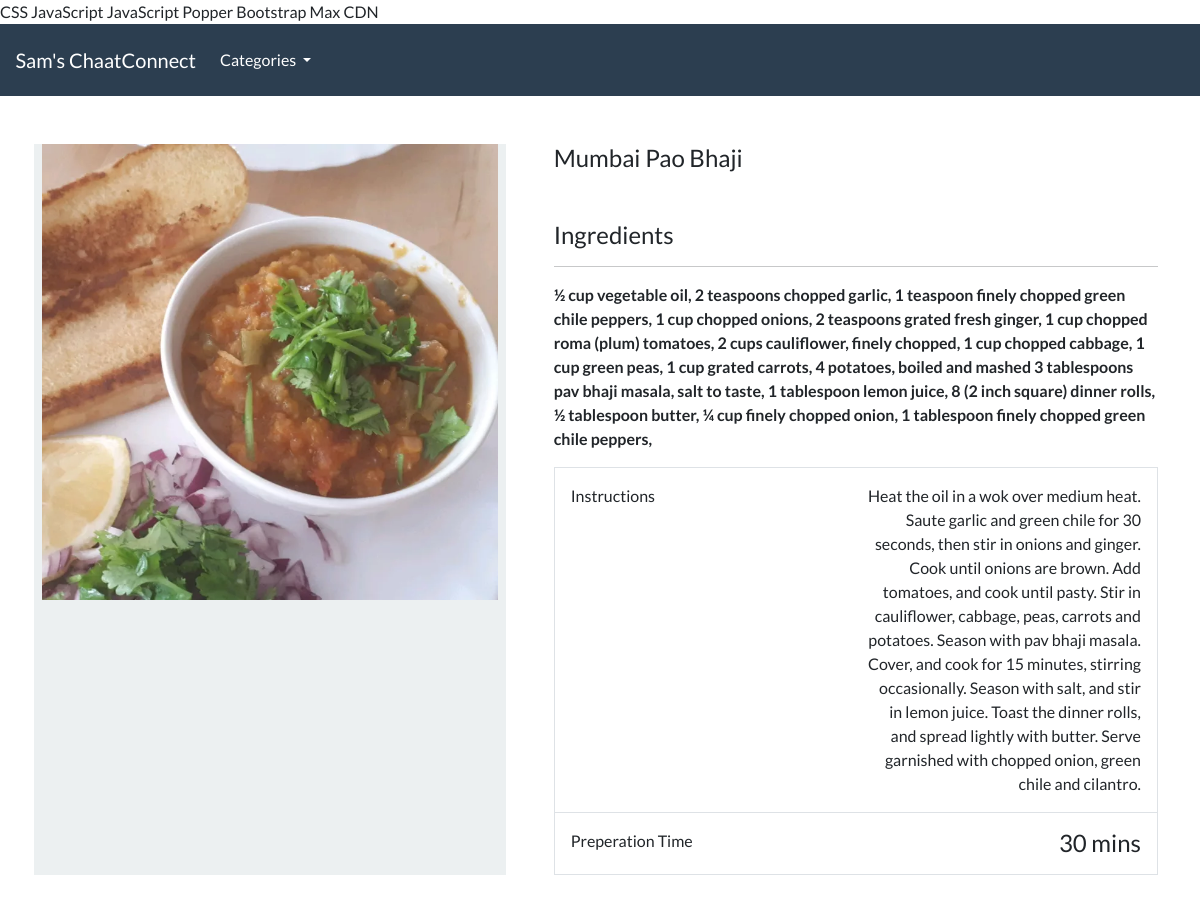
The page /product/mumbai-pao-bhaji on the database its author committed.
### food/models.py (models this page shows, shortened)
class Product(models.Model):
    Category = models.ForeignKey(Category, related_name='product', on_delete=models.CASCADE, null=True)
    title = models.CharField(max_length= 250)
    slug = models.SlugField(max_length=250, unique=True)
    ingredients = models.TextField()
    instructions = models.TextField()
    prep_time = models.IntegerField(help_text='Preparation time in minutes')
    image = models.ImageField(upload_to='imagees/')
    class Meta:
        verbose_name_plural = 'Products'

### food/views.py (the view)
# urls.py: path('product/<slug:product_slug>', views.product_details, name='product-details'),
def product_details(request, product_slug):
    details = get_object_or_404(Product, slug=product_slug)
    product_details1 = {'productdetails': details}
    return render(request, 'food/product-details.html', product_details1)

### food/models.py (called while the page is built)
    def get_absolute_url(self):
        return reverse('list-category', args=[self.slug])

### food/views.py (called while the page is built)
def categories(request):
    all_categories = Category.objects.all()
    return {'all_categories': all_categories}

### food/templates/food/product-details.html (shortened to what this page needs)
{% extends "./base.html" %}
{% load static %}
{% block content %}
<div class="container">
    <main class="pt-5">
        <div class="row g-3">
            <div class="col-md-5 col-lg-5 order-md-first bg-light">
                <img class="img-fluid mx-auto d-block" alt="Product Image" src="{{ productdetails.image.url }}">
            </div>
            <div class="col-md-7 col-lg-7 ps-md-3 ps-lg-5">
                <h1 class="mb-0 h4">{{ productdetails.title }}</h1>
                <br>
                <br>
                <h2 class="mb-0 h4">Ingredients</h2>
                <hr>
                <strong>{{ productdetails.ingredients }}</strong>
                <br>
                <div class="border">
                    <div class="col border-bottom">
                        <div class="row p-3">
                            <div class="col-6"> Instructions </div>
                            <div class="col-6 text-end">{{productdetails.instructions}}</div>
                        </div>
                    </div>
                    <div class="col">
                        <div class="row p-3">
                            <div class="col-6"> Preperation Time </div>
                            <div class="col-6 text-end"><span class="h4 ">{{productdetails.prep_time}} mins</span></div>
                        </div>
                    </div>
                </div>
            </div>
        </div>
    </main>
    <br>
</div>
{% endblock %}

### rows shown on the page
Product: image (picture), title "Mumbai Pao Bhaji", ingredients "½ cup vegetable oil, 2 teaspoons chopped garlic, 1 teaspoon finely chopped green chile peppers, 1 cup chopped onions, 2 teaspoons grated fresh ginger, 1 cup chopped roma (plum) tomatoes, 2 cups cauliflower, finely chopped, 1 cup chopped cabbage, 1 cup green peas, 1 cup grated carrots, 4 potatoes, boiled and mashed 3 tablespoons pav bhaji masala, salt to taste, 1 tablespoon lemon juice, 8 (2 inch square) dinner rolls, ½ tablespoon butter, ¼ cup finely chopped onion, 1 tablespoon finely chopped green chile peppers,", instructions "Heat the oil in a wok over medium heat. Saute garlic and green chile for 30 seconds, then stir in onions and ginger. Cook until onions are brown. Add tomatoes, and cook until pasty. Stir in cauliflower, cabbage, peas, carrots and potatoes. Season with pav bhaji masala. Cover, and cook for 15 minutes, stirring occasionally. Season with salt, and stir in lemon juice. Toast the dinner rolls, and spread lightly with butter. Serve garnished with chopped onion, green chile and cilantro.", prep_time "30"
